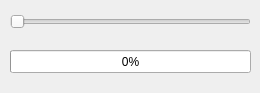
<?xml version="1.0" encoding="UTF-8"?>
<ui version="4.0">
 <class>SliderAndProgressBar</class>
 <widget class="QWidget" name="SliderAndProgressBar">
  <property name="geometry">
   <rect>
    <x>0</x>
    <y>0</y>
    <width>260</width>
    <height>93</height>
   </rect>
  </property>
  <property name="sizePolicy">
   <sizepolicy hsizetype="Preferred" vsizetype="Preferred">
    <horstretch>0</horstretch>
    <verstretch>0</verstretch>
   </sizepolicy>
  </property>
  <property name="minimumSize">
   <size>
    <width>260</width>
    <height>93</height>
   </size>
  </property>
  <property name="maximumSize">
   <size>
    <width>260</width>
    <height>93</height>
   </size>
  </property>
  <property name="windowTitle">
   <string>SliderAndProgressBar</string>
  </property>
  <widget class="QSlider" name="horizontalSlider">
   <property name="geometry">
    <rect>
     <x>10</x>
     <y>10</y>
     <width>241</width>
     <height>23</height>
    </rect>
   </property>
   <property name="maximum">
    <number>100</number>
   </property>
   <property name="orientation">
    <enum>Qt::Horizontal</enum>
   </property>
  </widget>
  <widget class="QProgressBar" name="progressBar">
   <property name="geometry">
    <rect>
     <x>10</x>
     <y>50</y>
     <width>241</width>
     <height>23</height>
    </rect>
   </property>
   <property name="value">
    <number>0</number>
   </property>
  </widget>
 </widget>
 <layoutdefault spacing="6" margin="11"/>
 <resources/>
 <connections/>
</ui>
